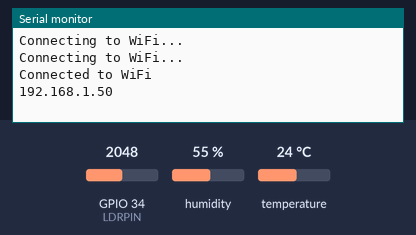
Bench run of a sketch on a simulated ESP32. On the bench: the last lines printed to the serial monitor. The test bench sets the inputs (shaded band); at power-on: temperature 24 °C, GPIO 34 (LDRPIN) = 2048, humidity 55 %. WiFi joins after 1.5 s; servers stay silent unless stated; web services answer with replies made up by the test bench.

Above: at 3.2 s.
3.3 s: temperature set to 12 °C
At 6.3 s:
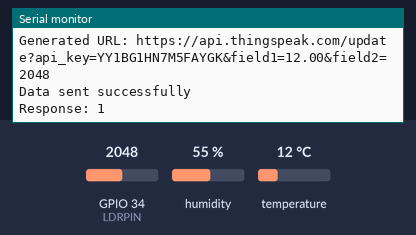
10.3 s: GPIO 34 (LDRPIN) set to 2866
At 10.41 s:
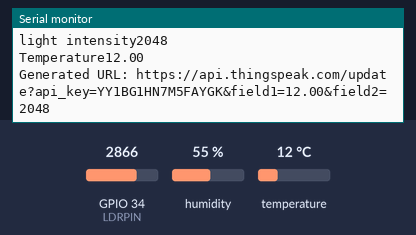
17.3 s: temperature set to 19 °C
At 21.4 s:
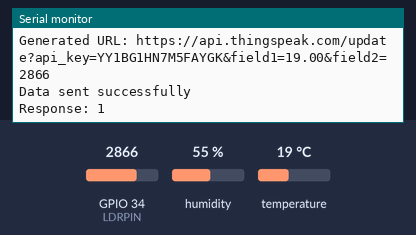
24.3 s: GPIO 34 (LDRPIN) set to 3603
At 27.6 s:
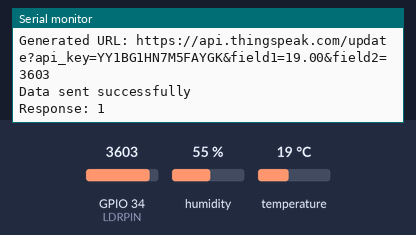
Timing chart, 0 to 29.1 s (numbered marks = the images above; inputs shaded):
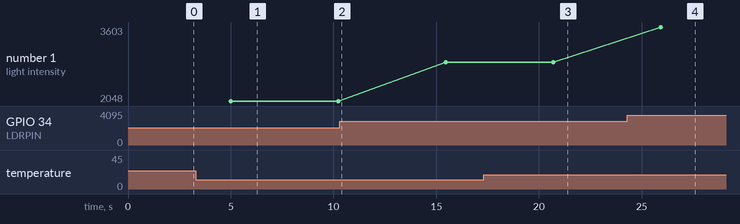

The sketch:

V3.ino
```cpp
#include <WiFi.h>
#include <HTTPClient.h>
#include <WebServer.h>
#include <DHT.h>
// WiFi credentials
const char* ssid = "Lianbushangshizhu";
const char* password = "Klwk0405";
const char* apiKey = "YY1BG1HN7M5FAYGK";
// Node.js server address
String serverUrl = "https://api.thingspeak.com/update"; // Replace <your-server-ip> with the Node.js server IP

#define DHTPIN 13
#define LDRPIN 34
unsigned long lastTimeDataSent = 0;
const unsigned long ThingSpeakRequestDelay = 5000;
uint8_t httpResponseCode;
DHT dht(DHTPIN, DHT11);
WebServer server(80);

String readDHTTemperature() {
  float t = dht.readTemperature();
  if (isnan(t)) {
    Serial.println("Failed to read from DHT sensor!");
    return "";
  }
  Serial.print("Temperature");
  Serial.println(t);
  return String(t);
}

String readLightIntensity() {
  int t = analogRead(LDRPIN);
  Serial.print("light intensity");
  Serial.println(t);
  return String(t);
}

void setup() {
  Serial.begin(115200);

  // Connect to Wi-Fi
  WiFi.begin(ssid, password);
  while (WiFi.status() != WL_CONNECTED) {
    delay(1000);
    Serial.println("Connecting to WiFi...");
  }
  Serial.println("Connected to WiFi");
  Serial.println(WiFi.localIP());
}

void loop() {

  // Send data to Node.js server
  if (millis() > lastTimeDataSent + ThingSpeakRequestDelay) {
    HTTPClient http;

    // Combine temperature and light intensity into one request
    String url = serverUrl + "?api_key=" + apiKey +
                 "&field1=" + readDHTTemperature() +
                 "&field2=" + readLightIntensity();

    Serial.println("Generated URL: " + url);
    http.begin(url);

    int httpResponse = http.GET();
    if (httpResponse == HTTP_CODE_OK) {
      Serial.println("Data sent successfully");
      Serial.println("Response: " + http.getString());
    } else {
      Serial.println("Error sending data: " + String(httpResponse));
    }
    http.end();
    lastTimeDataSent = millis();
  }
}
```

Measured:
- after the input at 3.3 s, the serial monitor: prints a new line after 1.7 s (image 1)
- after the input at 17.3 s, the serial monitor: prints a new line after 3.4 s (image 3)
- after the input at 24.3 s, the serial monitor: prints a new line after 1.6 s (image 4)
- plotted number 1: 2048 → 2866 after the input at 10.3 s, 2866 → 3603 after the input at 24.3 s
